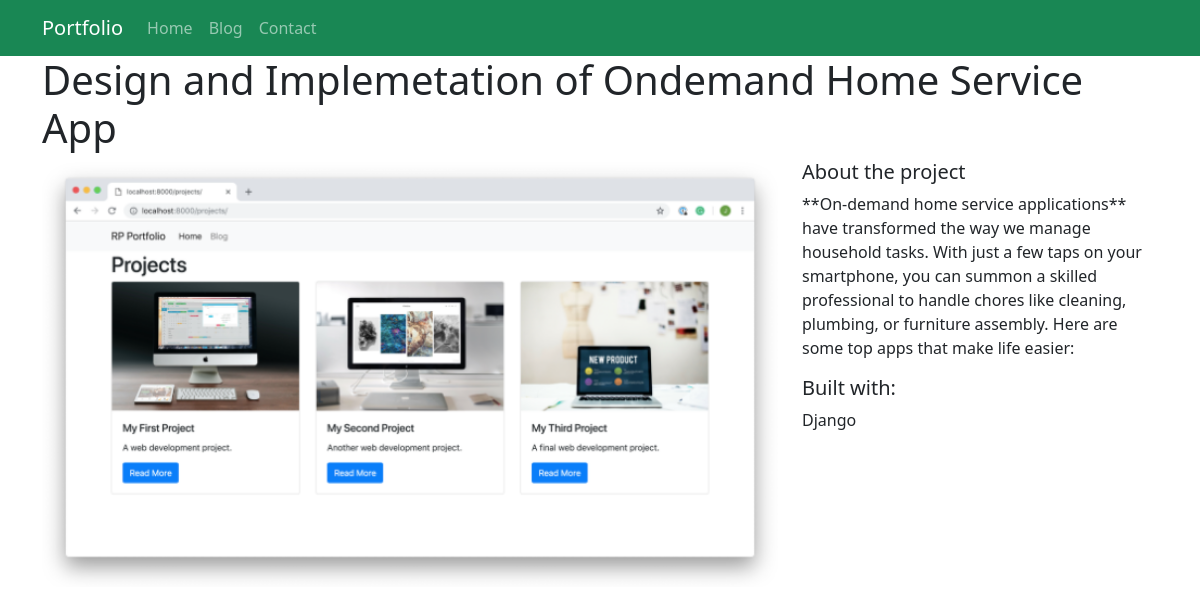
/projects/1, run on the app's committed database.
### projects/models.py (models this page shows)
class Project(models.Model):
    title = models.CharField(max_length=100)
    description = models.TextField()
    technology = models.CharField(max_length = 20)
    image = models.CharField(max_length = 100)

### projects/views.py (the view)
# urls.py: path('<int:pk>', views.project_details, name = "project_detail")
def project_details(request, pk):
    project = Project.objects.get(pk=pk)
    return render(request, 'projects/detail.html', {'project':project})

### projects/templates/projects/detail.html
{% extends "projects/base.html" %}
{% load static %}
{% block content %}
<h1>{{ project.title }}</h1>
<div class="row">
    <div class="col-md-8">
        <img src="{% static project.image %}" alt="{{ project.description }}" width="100%">
    </div>
    <div class="col-md-4">
        <h5>About the project</h5>
        <p>{{ project.description }}</p>
        <h5>Built with:</h5>
        <p>{{ project.technology }}</p>
    </div>
</div>
{% endblock content %}

### data on the page
Project: title "Design and Implemetation of Ondemand Home Service App", image (picture), description "**On-demand home service applications** have transformed the way we manage household tasks. With just a few taps on your smartphone, you can summon a skilled professional to handle chores like cleaning, plumbing, or furniture assembly. Here are some top apps that make life easier:", technology "Django"
